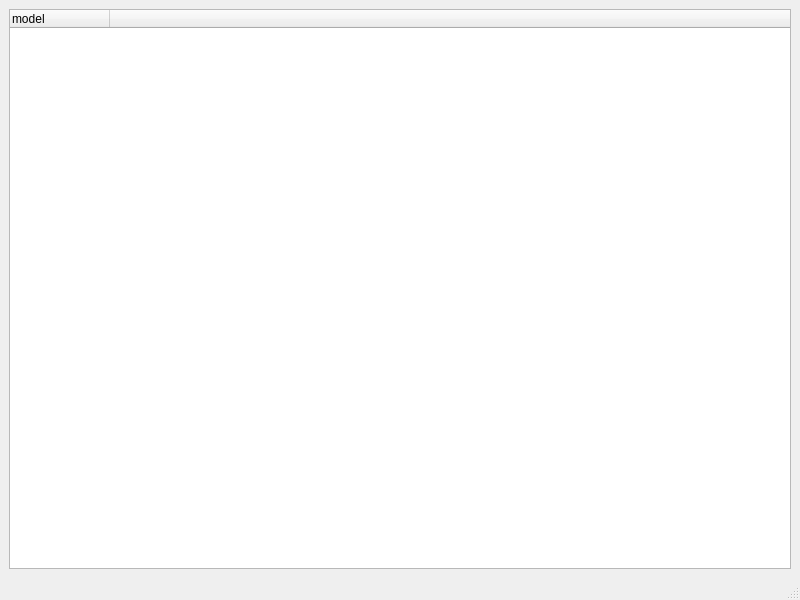
<?xml version="1.0" encoding="UTF-8"?>
<ui version="4.0">
 <class>MainWindow</class>
 <widget class="QMainWindow" name="MainWindow">
  <property name="geometry">
   <rect>
    <x>0</x>
    <y>0</y>
    <width>800</width>
    <height>600</height>
   </rect>
  </property>
  <property name="windowTitle">
   <string>MainWindow</string>
  </property>
  <widget class="QWidget" name="centralwidget">
   <layout class="QGridLayout" name="centralLayout">
    <item row="0" column="0">
     <widget class="QTreeWidget" name="modelTree">
      <column>
       <property name="text">
        <string>model</string>
       </property>
      </column>
      <column>
       <property name="text">
        <string>&#160;</string>
       </property>
      </column>
     </widget>
    </item>
   </layout>
  </widget>
  <widget class="QMenuBar" name="menubar">
   <property name="geometry">
    <rect>
     <x>0</x>
     <y>0</y>
     <width>800</width>
     <height>19</height>
    </rect>
   </property>
  </widget>
  <widget class="QStatusBar" name="statusbar"/>
 </widget>
 <resources/>
 <connections/>
</ui>
